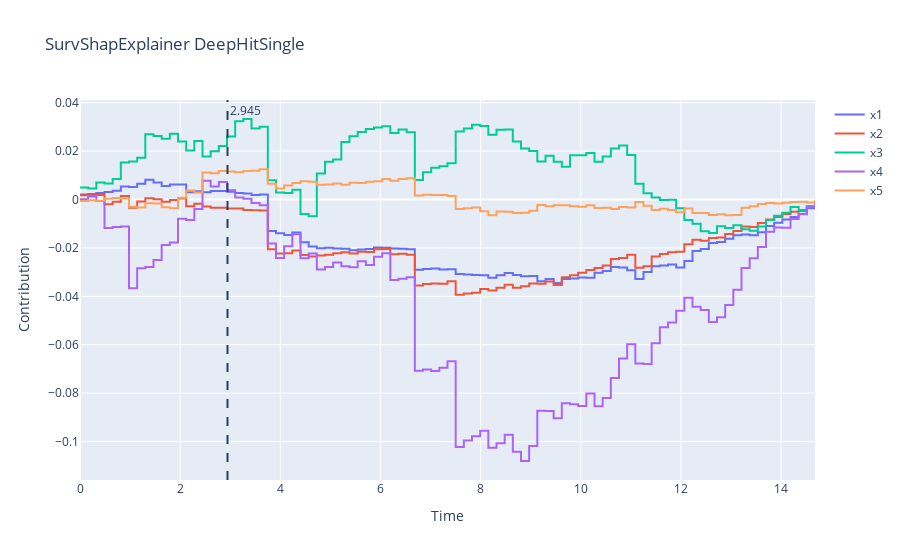

This figure's notebook cell:
### Code cell
dh_expl = SurvShapExplainer(deephit_, test_X, test_y)

dh_expl0 = run_explainer_n_times(dh_expl, test_X.iloc[[690]], test_y[690]["duration"], "exp1", n=10)
